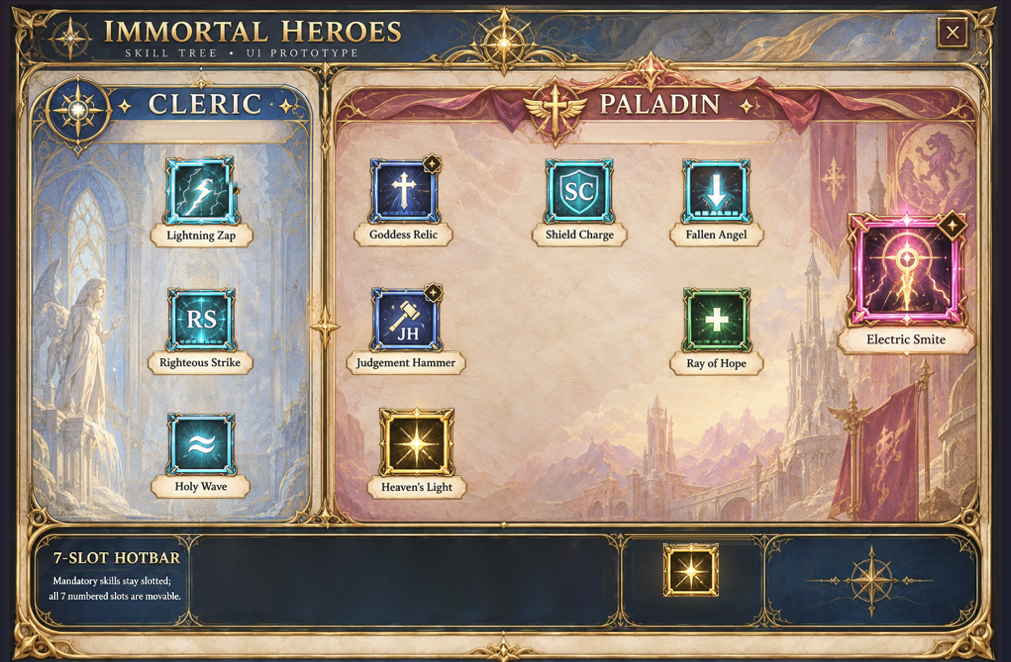
#> input picture docs/source_art/backdrops_v0210/Cleric_Paladin_PreAdvance.png, 1011 x 662 px, found by its file name
$ python render_altar_preview.py
#> lines starting #> are read from the running program, lines starting #| are printed output that depends on the picture; after the words box and inside, x2 and y2 are one past the last pixel; in counts of white or black regions, pixels touching at a corner belong together
### tools/render_states.py
"""Ideation previews for Skill Tree states (no Class / Class only / locked skills).

Builds on the approved v0.15.2 artwork; nothing here is shipped yet.
Usage: python3 tools/render_states.py   -> docs/previews/STATE_*.png
"""
import os
import numpy as np
from PIL import Image, ImageDraw, ImageFont, ImageFilter

ROOT = os.path.dirname(os.path.dirname(os.path.abspath(__file__)))
A = os.path.join(ROOT, "ImmortalHeroesAssets")
OUT = os.path.join(ROOT, "docs", "previews")
SERIF = "/usr/share/fonts/truetype/dejavu/DejaVuSerif-Bold.ttf"
SERIF_REG = "/usr/share/fonts/truetype/dejavu/DejaVuSerif.ttf"

CLASS_PANEL = (32, 87, 310, 523)
AC_PANEL = (337, 88, 977, 523)
# Fill boxes reach up over the header ribbons/emblems so no class art peeks out.
CLASS_FILL = (32, 70, 312, 523)
AC_FILL = (336, 60, 978, 523)
GOLD = (236, 190, 92)
INK = (74, 50, 28)

NODES = {  # icon frame boxes (reference px), nameplate anchor (center x, bottom y)
    "lightning_zap": ((160, 152, 241, 234), (200, 247)),
    "righteous_strike": ((163, 285, 240, 362), (201, 375)),
    "holy_wave": ((163, 410, 240, 488), (201, 499)),
    "goddess_relic": ((365, 152, 444, 234), (404, 247)),
    "judgement_hammer": ((365, 285, 444, 362), (405, 375)),
    "heavens_light": ((377, 405, 456, 478), (416, 499)),
    "shield_charge": ((544, 152, 621, 234), (582, 247)),
    "fallen_angel": ((682, 152, 760, 234), (720, 247)),
    "ray_of_hope": ((682, 285, 760, 362), (720, 375)),
    "electric_smite": ((840, 204, 966, 330), (902, 355)),
}
SLOT_CENTERS = (229, 287, 344, 402, 459, 517, 574)
SLOT_TOP, SLOT_BOTTOM = 549, 598
GRACE_BOX = (663, 541, 720, 598)


def font(size, bold=True):
    return ImageFont.truetype(SERIF if bold else SERIF_REG, size)


def text_c(d, cx, y, text, f, fill, shadow=None):
    w = d.textlength(text, font=f)
    if shadow:
        d.text((cx - w / 2 + 1, y + 1), text, font=f, fill=shadow)
    d.text((cx - w / 2, y), text, font=f, fill=fill)


# ---------------------------------------------------------------- textures / components
# [128 lines left out: functions neutral_parchment, rounded_paste, veil, padlock, plaque, lock_node and 1 more, not called in this run]


_SOCKET = None


# [39 lines left out: functions socket_art, empty_socket, hotkey_labels, header_text, not called in this run]


# ---------------------------------------------------------------- integrated panel neutralizing
CLASS_BODY = (33, 116, 309, 520)
AC_BODY = (338, 116, 976, 520)
CLERIC_EMBLEM = (79, 112, 37)          # cx, cy, r  (generic compass emblem, kept)
CLERIC_TITLE = (140, 86, 268, 118)     # baked "CLERIC"
CLERIC_SUB = (150, 122, 258, 140)      # baked "hover for Blessing" plaque text
PALADIN_TITLE = (596, 86, 724, 118)    # baked "PALADIN"
PALADIN_SUB = (588, 122, 762, 140)
PALADIN_CREST = (512, 66, 592, 150)    # winged cross (Paladin identity)


# [7 lines left out: function hsv_arrays, not called in this run]


def inpaint_h(img, box, grain=1.5, seed=5):
    """Fill a box by interpolating between the columns just left and right of it."""
    x0, y0, x1, y1 = box
    a = np.asarray(img.convert("RGB"), dtype=np.float32).copy()
    left = a[y0:y1, x0 - 3:x0].mean(axis=1)
    right = a[y0:y1, x1:x1 + 3].mean(axis=1)
    t = (np.arange(x1 - x0, dtype=np.float32) + 0.5) / (x1 - x0)
    fill = left[:, None, :] * (1 - t[None, :, None]) + right[:, None, :] * t[None, :, None]
    fill += np.random.default_rng(seed).normal(0, grain, fill.shape[:2])[:, :, None]
    a[y0:y1, x0:x1] = fill.clip(0, 255)
    out = Image.fromarray(a.astype(np.uint8)).convert("RGBA")
    return out


# [50 lines left out: functions neutral_body, recolor_rose_to_navy, not called in this run]


def compass_emblem(size):
    src = Image.open(os.path.join(ROOT, "docs", "source_art", "Cleric_Paladin_Reference_v0.14.png")).convert("RGBA")
    ex, ey, er = CLERIC_EMBLEM
    em = src.crop((ex - er, ey - er, ex + er, ey + er)).resize((size, size), Image.LANCZOS)
    m = Image.new("L", (size * 4, size * 4), 0)
    ImageDraw.Draw(m).ellipse((4, 4, size * 4 - 4, size * 4 - 4), fill=255)
    em.putalpha(m.resize((size, size), Image.LANCZOS))
    return em


def header_title(img, cx, cy, text, size):
    d = ImageDraw.Draw(img)
    f = font(size)
    w = d.textlength(text, font=f)
    for dx, dy in ((-1, 0), (1, 0), (0, -1), (0, 1), (1, 1)):
        d.text((cx - w / 2 + dx, cy - size * 0.62 + dy), text, font=f, fill=(40, 26, 14))
    d.text((cx - w / 2, cy - size * 0.62), text, font=f, fill=(246, 236, 212))


# [24 lines left out: functions neutral_class_panel, neutral_ac_panel, not called in this run]


def texture_is_light(texture):
    return np.asarray(texture.convert("L")).mean() > 120


# [5 lines left out: function navy_texture, not called in this run]


def remove_lz_badge(img):
    """Pre-Advancement nothing is permanent: replace Lightning Zap's corner badge with the plain
    frame corner taken from Righteous Strike (same frame style, scaled to LZ's frame)."""
    src = img.copy()
    rs_corner = src.crop((205, 279, 246, 316))          # RS top-right corner (frame + background)
    rs_corner = rs_corner.resize((43, 39), Image.LANCZOS)
    m = Image.new("L", rs_corner.size, 0)
    ImageDraw.Draw(m).rounded_rectangle((2, 2, rs_corner.width - 3, rs_corner.height - 3), radius=6, fill=255)
    img.paste(rs_corner, (202, 146), m.filter(ImageFilter.GaussianBlur(1.5)))
    return img


DEFAULT_HOTBAR = ("lightning_zap", "goddess_relic", "judgement_hammer", "shield_charge",
                  "ray_of_hope", "holy_wave", "electric_smite")


# [7 lines left out: function draw_hotbar, not called in this run]


def base():
    img = Image.open(os.path.join(A, "Cleric_Paladin_Reference.png")).convert("RGBA")
    return draw_hotbar(img, DEFAULT_HOTBAR)


def save(img, name):
    img.convert("RGB").resize((1180, 772), Image.LANCZOS).save(os.path.join(OUT, name))


# ---------------------------------------------------------------- states
# [14 lines left out: function state_no_class, not called in this run]


def erase_grace(img, locked):
    d = ImageDraw.Draw(img)
    x0, y0, x1, y1 = GRACE_BOX
    for y in range(y0 + 6, y1 - 5):
        t = (y - y0) / float(y1 - y0)
        d.line((x0 + 6, y, x1 - 6, y), fill=(int(22 + 8 * t), int(20 + 8 * t), int(16 + 8 * t), 255))
    if locked:
        img.alpha_composite(padlock(24), ((x0 + x1) // 2 - 12, (y0 + y1) // 2 - 13))


# [62 lines left out: functions class_only_common, state_class_only_sealed, state_class_only_blank, state_advanced_locked, not called in this run]


# [6 lines that do not run on import are left out]

### tools/render_altar_preview.py
"""Design preview: the existing Dragon's Altar menu, re-skinned in the Immortal Heroes Skill Tree style.
Same structure and text as AlbedosCustomClasses.Core.cs:
  Base Classes page  - left list (icon + name + role), right detail (IDENTITY / CORE MECHANICS / PLAYSTYLE,
                       starter kit + advancements), Choose <Class> / View Advancements, Reset / Close, status.
  Advancement page   - < Base Classes, base summary, left list of the 2 Advancements, right detail, Choose <AC>.
  Confirmation popup - CONFIRM YOUR CHOICE + Yes, Confirm / Cancel.
Mockup only: DejaVu Serif stands in for Averia Serif; class glyphs stand in for real icon art.
Usage: python3 tools/render_altar_preview.py -> docs/previews/ALTAR_*.png
"""
import os
import re

import numpy as np
from PIL import Image, ImageDraw, ImageFilter, ImageFont

import render_states as rs

A, OUT = rs.A, rs.OUT
GLYPH = "/usr/share/fonts/truetype/dejavu/DejaVuSans.ttf"
SERIF_REG = "/usr/share/fonts/truetype/dejavu/DejaVuSerif.ttf"
INK = (58, 38, 22)
HEAD = (122, 40, 30)
LIGHT = (226, 214, 186)

# Text copied from AlbedosCustomClasses.Core.cs
BASE = {
    "Warrior": {"role": "Front-line physical bruiser", "hue": 4, "glyph": "⚔",
                "desc": "<b>IDENTITY</b>\nWarrior is the direct melee front-liner: simple to understand, difficult to bully, and built to stay close while forcing enemies to respect physical pressure.\n\n<b>CORE MECHANICS</b>\nHyper Armor protects the Warrior from interruption by ordinary hits below the class threshold. Heavy Slash punishes with Broken Bones, Impact Wave controls a line in front of you, and Impact Punch gives fast close-range Blunt pressure plus Small-enemy Stun.\n\n<b>PLAYSTYLE</b>\nBest for players who want to commit to melee, trade confidently, control space with physical attacks, and later specialize into speed or overwhelming AoE.",
                "kit": ["Heavy Slash", "Impact Wave", "Impact Punch"], "adv": ["Sword Master", "Mercenary"]},
    "Cleric": {"role": "Holy hybrid support", "hue": 205, "glyph": "✝",
               "desc": "<b>IDENTITY</b>\nCleric mixes holy offense with healing and setup. It can contribute meaningful damage without giving up the ability to rescue itself or a party.\n\n<b>CORE MECHANICS</b>\nShield Weapon Mastery multiplies Block Force and Block Power of every Shield by 1.5x. Divine Duality allows a Staff and Shield to be equipped together. Lightning Zap gives immediate cone pressure, Righteous Strike calls lightning onto a physical target and applies Expose, and Holy Wave restores health around the caster.\n\n<b>PLAYSTYLE</b>\nBest for players who like flexible roles, strong defense, Staff + Shield magic, lightning and holy effects, and having answers for both damage and recovery.",
               "kit": ["Lightning Zap", "Righteous Strike", "Holy Wave"], "adv": ["Paladin", "Priest"],
               "summary": "Holy battlemage foundation mixing Lightning pressure, healing and flexible divine equipment."},
    "Sorcerer": {"role": "Eitr-first magic specialist", "hue": 275, "glyph": "✦",
                 "desc": "<b>IDENTITY</b>\nSorcerer is the magic-first base class. Its power comes from Eitr management, magical damage and large spell effects rather than conventional weapon damage.\n\n<b>CORE MECHANICS</b>\nArcane Blood grants +30% Eitr Regen, +40 flat Max Eitr and +30% Magic Damage to Eitr-based attacks and skills. Flame Burst supplies fast Fire pressure, Glacial Descent gives a large Frost impact, and Stonefang Eruption controls the ground with Blunt/Pierce damage, Stun and Cripple.\n\n<b>PLAYSTYLE</b>\nBest for players who want spell rotations, resource management, ranged control and spectacular magic, then specialize into deliberate charged casting or extremely mobile rapid casting.",
                 "kit": ["Flame Burst", "Glacial Descent", "Stonefang Eruption"], "adv": ["Wizard", "Spellcaster"]},
}
ADV = {
    "Paladin": {"role": "Holy impact and resilient offense", "glyph": "✚", "hue": 345,
                "desc": "<b>IDENTITY</b>\nPaladin is Cleric's durable battle branch: a holy bruiser that can specialize toward magic or weapon-and-shield pressure.\n\n<b>MECHANICS</b>\nChoose one locked passive. Elemental Savant grants +25% elemental damage, +30 flat Eitr and +30% Eitr Regen. Holy Knight grants +25% Movement Speed, +35 HP, +35 Stamina, +30% HP/Stamina Regen and +75% Attack Speed while any weapon is paired with any Shield.\n\n<b>BEST FOR</b>\nPlayers who want either durable elemental casting or aggressive weapon-and-shield combat.",
                "skills": "Goddess Relic  |  Ray of Hope  |  Shield Charge  |  Electric Smite (Ultimate)", "passive": ("PASSIVE CHOICE", "Elemental Savant  |  Holy Knight")},
    "Priest": {"role": "Relics, healing and team support", "glyph": "☩", "hue": 190,
               "desc": "<b>IDENTITY</b>\nPriest is the tactical Cross-field support branch. Lightning Relic and Holy Relic establish battlefield anchors. Divine Intervention and Heaven's Judgement can self-cast or Cross Cast from an aimed active Cross; Grand Cross is deliberately self-cast only.\n\n<b>MECHANICS</b>\nGrand Sigil adds +30% of current Armor. Its Priest death-save retains the 1 HP + 50% recovery behavior on a 20-minute cooldown.\n\n<b>BEST FOR</b>\nPlayers who want battlefield anchors, ranged support placement and a support identity built around staying alive.",
               "skills": "Lightning Relic  |  Holy Relic  |  Divine Intervention  |  Grand Cross  |  Heaven's Judgement  |  Lightning Tempest (Ultimate)", "passive": ("PASSIVE", "Grand Sigil")},
}
ROW_NODES = ("lightning_zap", "righteous_strike", "holy_wave")


def serif(size, bold=True):
    return rs.font(size, bold)


# [91 lines left out: functions node_row, recolor_band, wrap, rich_block, plaque_button, not called in this run]


def chrome(subtitle, left_title, left_sub):
    img = Image.open(os.path.join(A, "Cleric_Paladin_PreAdvance.png")).convert("RGBA")
    img = rs.inpaint_h(img, (118, 43, 372, 61), grain=0.6)
    d = ImageDraw.Draw(img)
    rs.text_c(d, 245, 46, subtitle, serif(11), (196, 178, 140))
    img = rs.inpaint_h(img, rs.CLERIC_TITLE)
    rs.header_title(img, 220, 102, left_title, 15 if len(left_title) > 9 else 22)
    d = ImageDraw.Draw(img)
    rs.text_c(d, 204, 124, left_sub, serif(10), (96, 84, 70))
    img = rs.remove_lz_badge(img)
    # Footer: status (left box), action bar (middle), RESET (right panel). Grace box becomes the Altar sigil.
    img = rs.inpaint_h(img, (40, 541, 196, 606), grain=0.6)
    img = rs.inpaint_h(img, (205, 546, 600, 606), grain=0.6)
    rs.erase_grace(img, locked=False)
    em = rs.compass_emblem(46)
    img.alpha_composite(em, (691 - 23, 570 - 23))
    return img


# [23 lines left out: functions right_panel, status, not called in this run]


def base_page(focus="Cleric"):
    img = chrome("DRAGON'S  ALTAR   •   BASE CLASSES", "BASE CLASSES", "CHOOSE ONE")
#> in chrome, img is the input picture: PIL image 1011x662 RGBA; mean R, G, B, A 150.4, 133.7, 121.1, 255
#> in inpaint_h, `left = a[y0:y1, x0 - 3:x0].mean(axis=1)`: left = 18 rows, first 8: [32.33, 38, 45], [35, 39.33, 47.67], [35.67, 41, 49.67], [37, 42.67, 51], [37.67, 43, 51.67], [36.33, 41.67, 49.67], [36.67, 42, 49.33], [37.67, 43, 51.67]
#> in inpaint_h, `right = a[y0:y1, x1:x1 + 3].mean(axis=1)`: right = 18 rows, first 8: [42.33, 51, 60], [47.67, 57, 69], [49, 59, 71.33], [49.67, 58.67, 72], [50.33, 59, 72.33], [52, 61.33, 74.33], [51.67, 59.67, 72.33], [51, 59, 70.67]
#> in inpaint_h, `a[y0:y1, x0:x1] = fill.clip(0, 255)`:
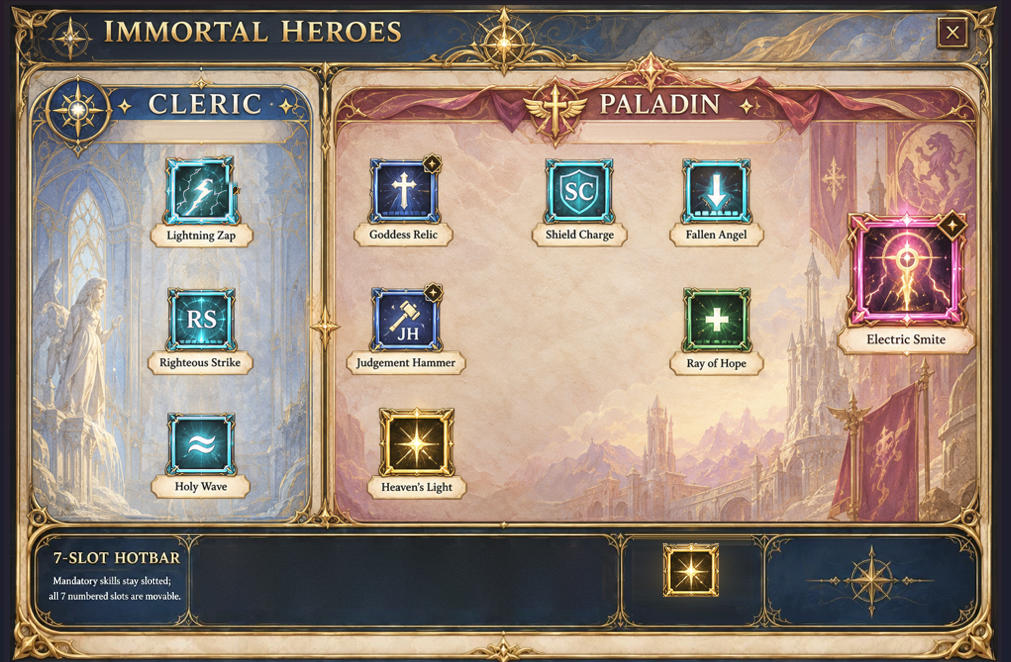
#> a: shape (662, 1011, 3) float32; mean R, G, B 150.3, 133.7, 121
#> call 2 of inpaint_h, with box = (140, 86, 268, 118), grain = 1.5, seed = 5
#> in inpaint_h (call 2), `left = a[y0:y1, x0 - 3:x0].mean(axis=1)`: left = 32 rows, first 8: [171, 147.3, 107.3], [74.33, 85.33, 97], [58.67, 77.67, 105.3], [38.33, 54, 83.33], [38.33, 57, 87], [41.33, 62.33, 97], [46, 70.67, 109.3], [47.67, 72.33, 113]
#> in inpaint_h (call 2), `right = a[y0:y1, x1:x1 + 3].mean(axis=1)`: right = 32 rows, first 8: [146.7, 129.7, 94.67], [110, 106.3, 97.33], [57.33, 68.33, 85.67], [42.33, 59.67, 90.33], [44.33, 63.33, 98], [45.33, 65.67, 102.3], [45, 65.67, 102.7], [46.67, 67.67, 103.7]
#> in inpaint_h (call 2), `a[y0:y1, x0:x1] = fill.clip(0, 255)`:
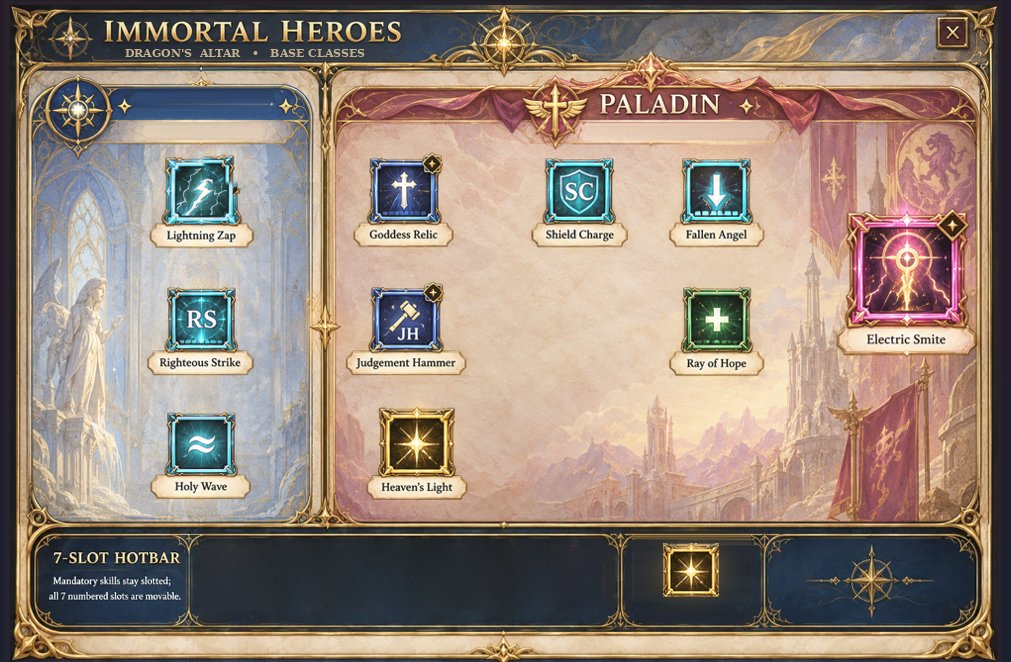
#> a: shape (662, 1011, 3) float32; mean R, G, B 150.3, 133.6, 121.1
#> in header_title, `w = d.textlength(text, font=f)`: w = 129.5
#> in remove_lz_badge, `rs_corner = rs_corner.resize((43, 39), Image.LANCZOS)`:
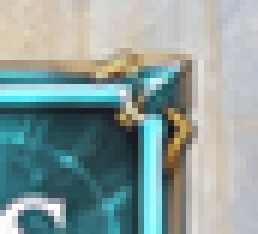
#> rs_corner: PIL image 43x39 RGBA (shown 6 times larger); mean R, G, B, A 139.6, 158.4, 156.5, 255
#> in remove_lz_badge, `m = Image.new("L", rs_corner.size, 0)`: m: PIL image 43x39 L; every value is 0
#> in remove_lz_badge, `ImageDraw.Draw(m).rounded_rectangle((2, 2, rs_corner.width - 3, rs_cor..`:
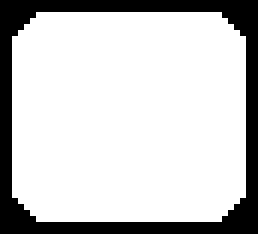
#> m: PIL image 43x39 L (shown 6 times larger); 79% white; 1 black region, box (x1, y1, x2, y2) and area: (0, 0, 43, 39) 352
#> call 3 of inpaint_h, with box = (40, 541, 196, 606), grain = 0.6, seed = 5
#> in inpaint_h (call 3), `left = a[y0:y1, x0 - 3:x0].mean(axis=1)`: left = 65 rows, first 8: [49, 35.67, 27], [87.67, 68.33, 48.33], [113, 89.67, 58], [123.3, 96, 54.33], [119.3, 89.67, 45], [118.7, 85, 36], [143.7, 109, 59.33], [149, 119.7, 75.33]
#> in inpaint_h (call 3), `right = a[y0:y1, x1:x1 + 3].mean(axis=1)`: right = 65 rows, first 8: [73.33, 71, 60.67], [78.33, 70, 52], [96.33, 84.33, 60.67], [82.33, 71.67, 56.67], [45.67, 41, 39], [40.67, 44, 44], [38.67, 48.33, 49.67], [38.67, 50, 53.33]
#> in inpaint_h (call 3), `fill = left[:, None, :] * (1 - t[None, :, None]) + right[:, None, :] *..`:
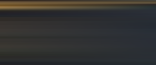
#> fill: shape (65, 156, 3) float32; mean of channels 0, 1, 2 51.2, 51, 49.9; drawn as R, G, B
#> in inpaint_h (call 3), `a[y0:y1, x0:x1] = fill.clip(0, 255)`:
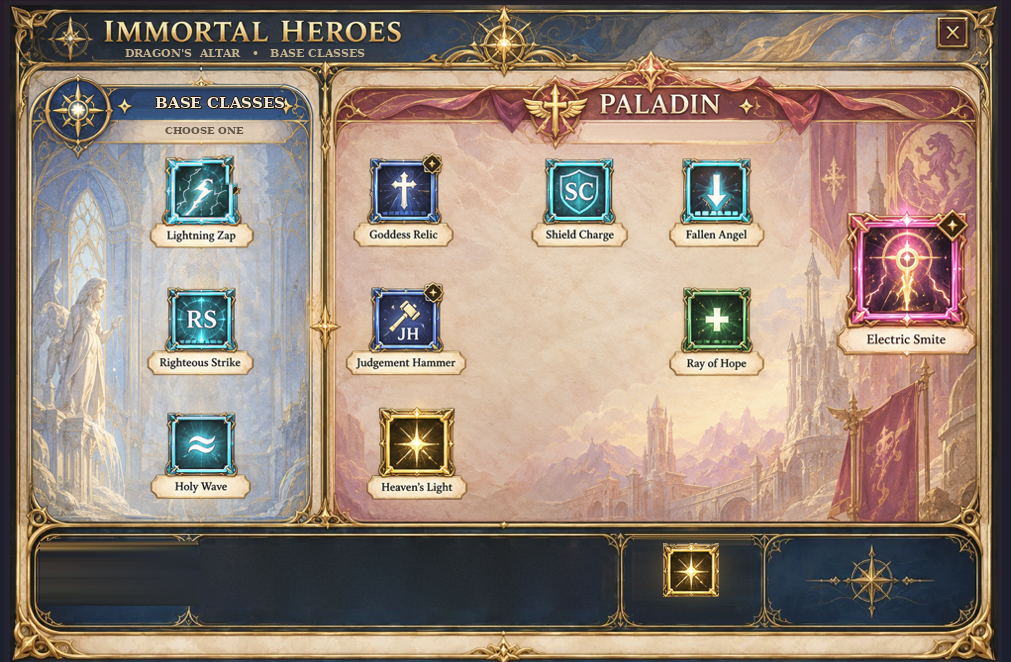
#> a: shape (662, 1011, 3) float32; mean R, G, B 150.2, 133.4, 120.6
#> call 4 of inpaint_h, with box = (205, 546, 600, 606), grain = 0.6, seed = 5
#> in inpaint_h (call 4), `left = a[y0:y1, x0 - 3:x0].mean(axis=1)`: left = 60 rows, first 8: [44, 51.33, 52.67], [42.33, 46.33, 51.67], [41.67, 45.67, 50.67], [41, 44.67, 50.33], [40, 44, 49.67], [43, 47.33, 52.33], [42.67, 47, 52.67], [43.33, 47.33, 53.33]
#> in inpaint_h (call 4), `right = a[y0:y1, x1:x1 + 3].mean(axis=1)`: right = 60 rows, first 8: [39, 42.67, 47.67], [38.67, 42, 47], [39.33, 42.67, 48], [39.67, 43.33, 48.67], [38.33, 42.67, 47], [38.67, 43.33, 47.33], [38.33, 41, 47], [40, 42.67, 48.67]
#> in inpaint_h (call 4), `fill += np.random.default_rng(seed).normal(0, grain, fill.shape[:2])[:..`:
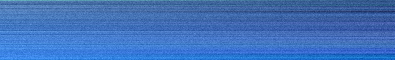
#> fill: shape (60, 395, 3) float32; mean of channels 0, 1, 2 40.2, 45.1, 52.3; drawn with min black and max white
#> in inpaint_h (call 4), `a[y0:y1, x0:x1] = fill.clip(0, 255)`: a: shape (662, 1011, 3) float32; mean R, G, B 150.3, 133.5, 120.7
    for node_id, cls in zip(ROW_NODES, ("Warrior", "Cleric", "Sorcerer")):
        c = BASE[cls]
        img = node_row(img, node_id, cls, c["role"], c["hue"], c["glyph"], cls == focus)
    c = BASE[focus]
    img = right_panel(img, focus, c["role"], None if focus == "Warrior" else c["hue"], focus == "Cleric")
    d = ImageDraw.Draw(img)
    y = rich_block(d, 368, 146, 590, c["desc"])
    y += 8
    d.text((368, y), "STARTER KIT", font=serif(13), fill=HEAD)
    d.text((368 + d.textlength("STARTER KIT", font=serif(13)) + 12, y), "  |  ".join(c["kit"]), font=serif(12, False), fill=INK)
    y += 20
    d.text((368, y), "ADVANCEMENTS", font=serif(13), fill=HEAD)
    d.text((368 + d.textlength("ADVANCEMENTS", font=serif(13)) + 12, y), "  |  ".join(c["adv"]), font=serif(12, False), fill=INK)
    plaque_button(img, 305, 578, 210, 42, "CHOOSE", focus.upper())
    plaque_button(img, 505, 578, 190, 42, "VIEW", "ADVANCEMENTS")
    status(img, "None", "None")
    return img


# [59 lines left out: functions advancement_page, confirmation, not called in this run]


if __name__ == "__main__":
    def save(im, name):
        im.convert("RGB").resize((1180, 772), Image.LANCZOS).save(os.path.join(OUT, name))
    for old in os.listdir(OUT):
        if old.startswith("ALTAR_ClassSelect_"):
            os.remove(os.path.join(OUT, old))
#> (the run stopped early here; a loop or call above may not have finished)
